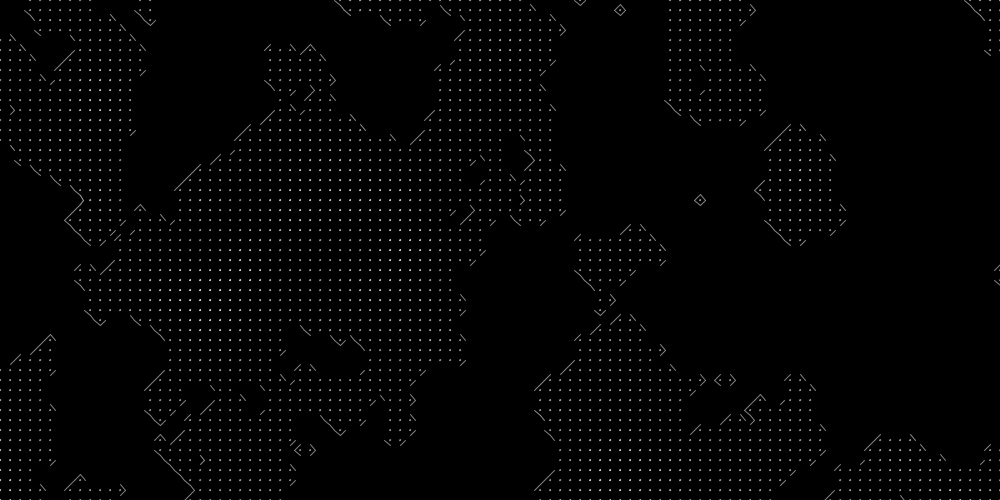
Frame 1 (no input)
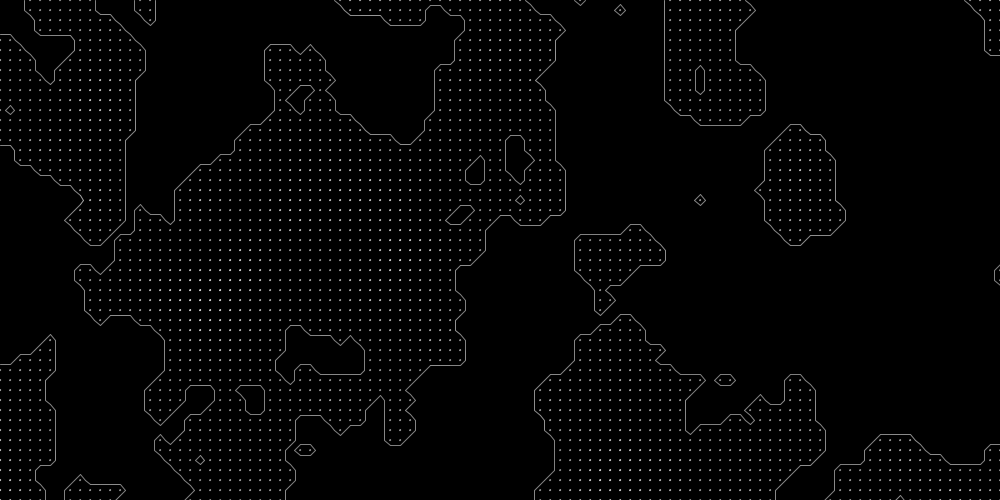
Frame 60 (the mouse pressed at the canvas centre just before this capture)
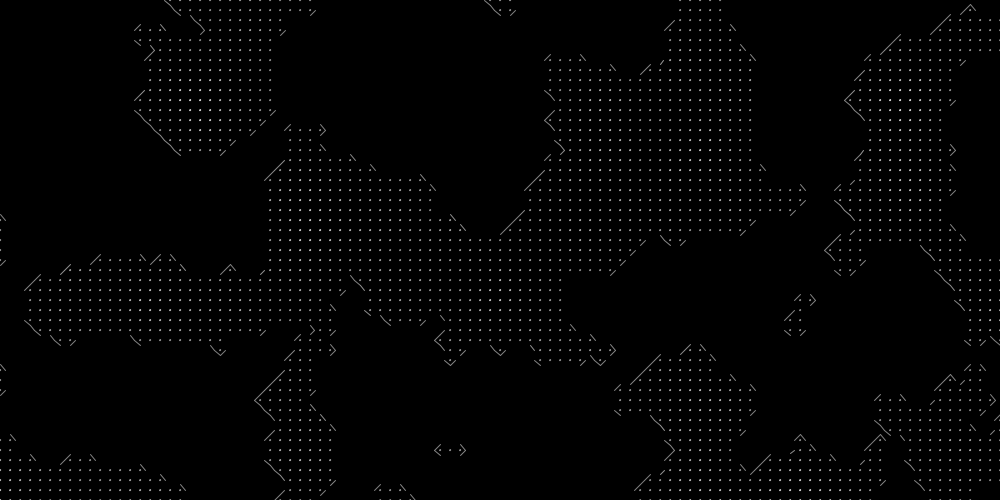
Frame 120 (the mouse held since frame 60 and released just before this capture)

The Processing sketch that drew these frames (run headless with seeded random() and noise(); from frame 60 on, the mouse is pressed at the canvas centre):

// Processing sketch: marching__squares
// ── marching__squares.pde
cPoint[][] points;
int rows = 100, cols = 50;
float l, h;
float seed = random(100);
float scl = .1;
float v = .5;


boolean withinX(int x){ return x>=0 && x<=rows ? true : false;}
boolean withinY(int y){ return y>=0 && y<=cols ? true : false;}

cPoint[][] setPoints() {
  cPoint[][] aux = new cPoint[rows+1][cols+1];
  for (int x = 0; x <= rows; ++x) {
    for (int y = 0; y <= cols; ++y) {
      aux[x][y] = new cPoint(x, y, noise(x*scl, y*scl, seed));
    }
  }
  return aux;
}

void line(PVector x, PVector y){
  line(x.x, x.y, y.x, y.y);
}

void showPoints(cPoint[][] p) {
  for (int x = 0; x < p.length; ++x) {
    for (int y = 0; y < p[x].length; ++y) {
      p[x][y].show();
    }
  }
}

void setup() {
  size(1000, 500);
  l = width/(float)rows;
  h = height/(float)cols;
  seed = random(100);
  points = setPoints();
}

void draw() {
  background(0);
  showPoints(points);
  if(mousePressed) setup();
}

// ── point.pde
class cPoint {
  PVector pos;
  float value;
  color c;
  PVector[] miniP;

  cPoint(float x, float y, float value) {
    pos = new PVector(x, y);
    this.value = value;
    c = (int)map(value, 0, 1, 0, 255);
    miniP = new PVector[4];
    for (int i = 0; i < 4; ++i) {
      miniP[i] = new PVector(-1, -1);
    }
  }

  boolean mini(PVector m) {
    return m.x!=-1 && m.y!=-1 ? true : false;
  }
  void show() {
    int x = (int)pos.x;
    int y = (int)pos.y;
    fill(c);
    stroke(c);
    if (value>v) {
      ellipse(pos.x*l, pos.y*h, l/10, h/10);
      /*if (withinX(x+1) && points[x+1][y].value > v) {
        line(x*l, y*h, (x+1)*l, y*h);
      }
      if (withinY(y+1) && points[x][y+1].value > v) {
        line(x*l, y*h, x*l, (y+1)*h);
      }*/
    }

    if (withinX(x+1) && value>v && points[x+1][y].value<1-v) {
      //ellipse(x*l+l*value, y*h, 2, 2);
      //line(x*l+l*value, y*h, x*l, y*h);
      miniP[2] = new PVector(x*l+l*value, y*h);
    }
    if (withinY(y+1) && value>v && points[x][y+1].value<1-v) {
      //ellipse(x*l, y*h+h*value, 2, 2);
      //line(x*l, y*h+h*value, x*l, y*h);
      miniP[3] = new PVector(x*l, y*h+h*value);
    }
    if (withinX(x-1) && value>v && points[x-1][y].value<1-v) {
      //ellipse(x*l-l*value, y*h, 2, 2);
      //line(x*l-l*value, y*h, x*l, y*h);
      miniP[0] = new PVector(x*l-l*value, y*h);
    }
    if (withinY(y-1) && value>v && points[x][y-1].value<1-v) {
      //ellipse(x*l, y*h-h*value, 2, 2);
      //line(x*l, y*h-h*value, x*l, y*h);
      miniP[1] = new PVector(x*l, y*h-h*value);
    }

    for (int i = 0; i < miniP.length; ++i) {
      if (mini(miniP[i]) && mini(miniP[(i+1+4)%4])) line(miniP[i], miniP[(i+1+4)%4]);
    }

    if (value>v) {
      if (withinY(y+1) && points[x][y+1].value>v) {
        if (mini(miniP[0]) && mini(points[x][y+1].miniP[0])) {
          line(miniP[0], points[x][y+1].miniP[0]);
        }
        if (mini(miniP[2]) && mini(points[x][y+1].miniP[2])) {
          line(miniP[2], points[x][y+1].miniP[2]);
        }
      }

      if (withinX(x+1) && points[x+1][y].value>v) {
        if (mini(miniP[1]) && mini(points[x+1][y].miniP[1])) {
          line(miniP[1], points[x+1][y].miniP[1]);
        }
        if (mini(miniP[3]) && mini(points[x+1][y].miniP[3])) {
          line(miniP[3], points[x+1][y].miniP[3]);
        }
      }

      if (withinY(y+1) && points[x][y+1].value>v) {
        if (withinX(x+1) && points[x+1][y+1].value>v) {
          if (mini(miniP[2]) && mini(points[x+1][y+1].miniP[1])) {
            line(miniP[2], points[x+1][y+1].miniP[1]);
          }
        }
        if (withinX(x-1) && points[x-1][y+1].value>v) {
          if (mini(miniP[0]) && mini(points[x-1][y+1].miniP[1])) {
            line(miniP[0], points[x-1][y+1].miniP[1]);
          }
        }
      }
      
      if (withinY(y-1) && points[x][y-1].value>v) {
        if (withinX(x+1) && points[x+1][y-1].value>v) {
          if (mini(miniP[2]) && mini(points[x+1][y-1].miniP[3])) {
            line(miniP[2], points[x+1][y-1].miniP[3]);
          }
        }
        if (withinX(x-1) && points[x-1][y-1].value>v) {
          if (mini(miniP[0]) && mini(points[x-1][y-1].miniP[3])) {
            line(miniP[0], points[x-1][y-1].miniP[3]);
          }
        }
      }
    }
    /*for (int a = -1; a <= 1; ++a) {
     for (int s = -1; s <= 1; ++s) {
     for (int i = 0; i < miniP.length; ++i) {
     if (withinX(x+a) && withinY(y+s)) {
     for (int j = 0; j < points[x+a][y+s].miniP.length; ++j) {
     PVector[] aux = points[x+a][y+s].miniP;
     if (miniP[i].x!=-1 && miniP[i].y!=-1 && aux[j].x!=-1 && aux[j].y!=-1) line(miniP[i].x, miniP[i].y, aux[j].x, aux[j].y);
     }
     }
     }
     }
     }*/
  }
}
